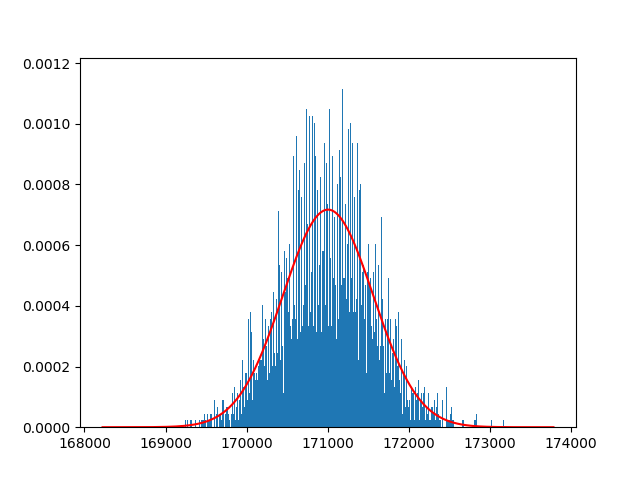

Reproduce this figure in Python.
import math
import random
from tqdm import tqdm
import numpy as np
from scipy.stats import norm
import matplotlib.pyplot as plt

# =============================
# global constants
# =============================
LOOP = 10000
MODULO_P = 0xfffffffffffffffffffffffffffffffffffffffffffffffffffffffefffffc2f  # 256bit
ITERATION = 255+127-1

# =============================
# variables for analysis
# =============================
count = 0
count_list = []

# Extended Euclidean algorithm
def egcd(a: int, b: int):
  global count
  (x, lastx) = (0, 1)
  (y, lasty) = (1, 0)
  while b != 0:
    count += 3
    q = a//b
    (a, b) = (b, a - q*b)
    (x, lastx) = (lastx - q*x, x)
    (y, lasty) = (lasty - q*y, y)
  return (lastx, lasty, a)

if __name__ == '__main__':
  for _ in tqdm(range(LOOP)):
    for _ in range(ITERATION):
      a = random.randint(1, MODULO_P)
      b = random.randint(1, MODULO_P)
      egcd(a, b)
    count_list.append(count)
    count = 0
  
  # display histgram
  plt.hist(count_list, bins=len(set(count_list)), density=True)

  # normal distribution
  # average is ok
  alpha = (12*math.log(2)*math.log(2**256))/(math.pi**2) + 0.06535

  mu = 3*alpha*ITERATION
  sigma = 3*9.5*math.sqrt(ITERATION)

  # mu = alpha*ITERATION
  # sigma = 9.5*math.sqrt(ITERATION)

  print("LOOP = {0}".format(LOOP))
  print("MODULO_P = {0}".format(MODULO_P))
  print("ITERATION = {0}".format(ITERATION))
  print("alpha = {0}".format(alpha))
  print("mu = {0}".format(mu))
  print("sigma = {0}".format(sigma))
  print("Average of Multipliucation (experimentally) = {0}".format(sum(count_list)/len(count_list)))
  print("Average of Multipliucation (theoretical) = {0}".format(mu))

  X = np.arange(mu-sigma*5, mu+sigma*5, 1)
  Y = norm.pdf(X, loc=mu, scale=sigma)
  plt.plot(X, Y, 'r-')
  plt.savefig("egcd_analysis.png")

  plt.show()

